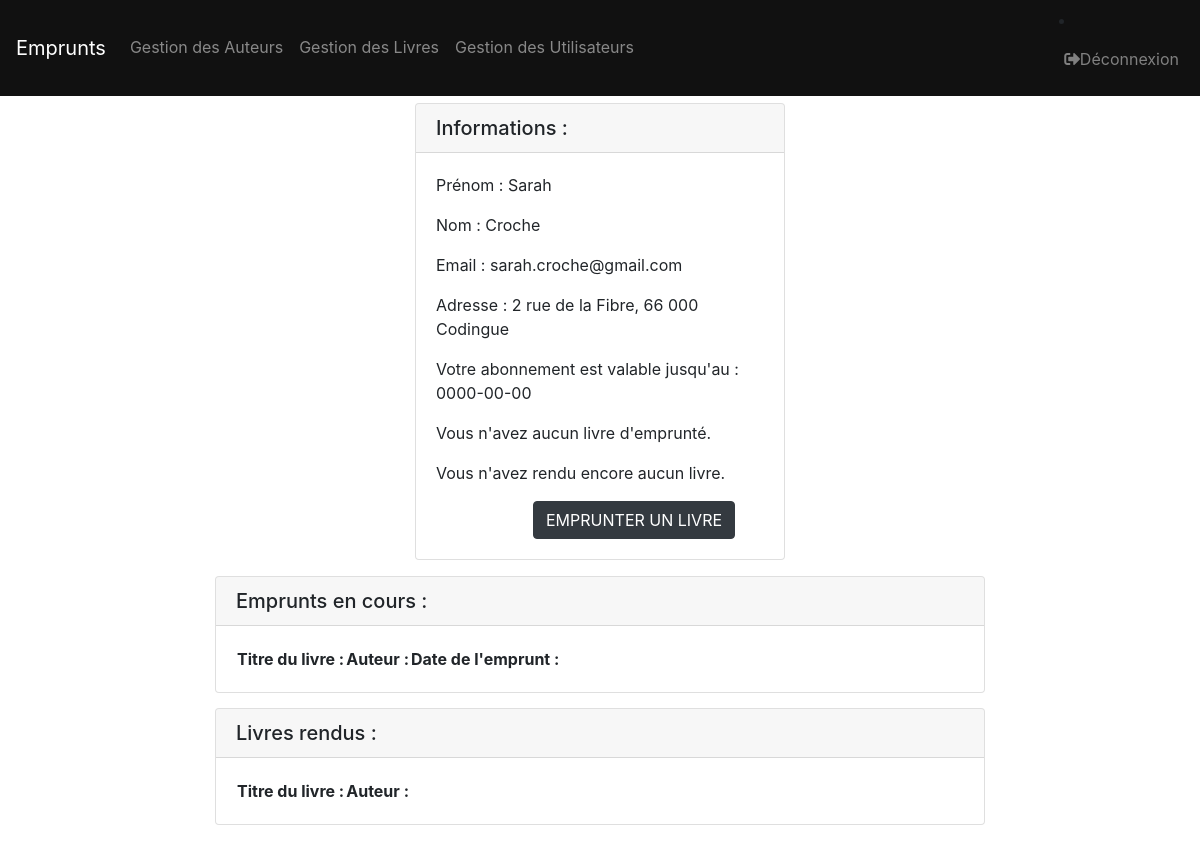
Screenshot of /utilisateurs/infoUtilisateur.php (signed in) with the database file from the repository.
### tables this page shows
CREATE TABLE `utilisateurs` (
  `id` int(10) UNSIGNED NOT NULL,
  `prenom` varchar(255) NOT NULL,
  `nom` varchar(255) NOT NULL,
  `statut` varchar(255) NOT NULL,
  `email` varchar(255) NOT NULL,
  `mdp` varchar(255) NOT NULL,
  `adresse` varchar(255) NOT NULL,
  `date_abonnement` date NOT NULL
);

### utilisateurs/infoUtilisateur.php (the view, shortened to what this page needs)
<?php
    $email = $_SESSION['email'];
    $nom = $_SESSION['nom'];
    $prenom = $_SESSION['prenom'];
    $id = $_SESSION['id'];
    $pdo = new PDO('mysql:host=localhost; dbname=biblio_coding; charset=utf8', 'root', '');
    $pdo->setAttribute(PDO::ATTR_ERRMODE, PDO::ERRMODE_EXCEPTION);
    $queryProfil = $pdo->prepare("SELECT utilisateurs.adresse, utilisateurs.date_abonnement FROM utilisateurs WHERE utilisateurs.id = :id");
    $queryProfil->bindParam(':id', $id, PDO::PARAM_STR);
    $queryProfil->execute();
    if ($queryProfil) {
        $profil = $queryProfil->fetchAll(PDO::FETCH_ASSOC);
    }
    $date = $profil[0]['date_abonnement'];
    $adresse = $profil[0]['adresse'];
    $queryEmprunts = $pdo->prepare("SELECT livres.titre, auteurs.lastname, emprunts.date_emprunt FROM emprunts INNER JOIN livres ON emprunts.id_livre = livres.id INNER JOIN auteurs ON livres.auteur_id = auteurs.id WHERE emprunts.id_utilisateur = :id AND emprunts.rendu = 0");
    $queryEmprunts->bindParam(':id', $id, PDO::PARAM_STR);
    $queryEmprunts->execute();
    if ($queryEmprunts) {
        $emprunts = $queryEmprunts->fetchAll(PDO::FETCH_ASSOC);
    }
    $numberOfEmprunts = count($emprunts);
    $queryRendus = $pdo->prepare("SELECT livres.titre, auteurs.lastname FROM emprunts INNER JOIN livres ON emprunts.id_livre = livres.id INNER JOIN auteurs ON livres.auteur_id = auteurs.id WHERE emprunts.id_utilisateur = :id AND emprunts.rendu = 1");
    $queryRendus->bindParam(':id', $id, PDO::PARAM_STR);
    $queryRendus->execute();
    if ($queryRendus) {
        $rendus = $queryRendus->fetchAll(PDO::FETCH_ASSOC);
    }
    $numberOfRendus = count($rendus);
?>
<!DOCTYPE html>
<html lang="fr">
    <head>
        <link rel="stylesheet" href="https://stackpath.bootstrapcdn.com/bootstrap/4.1.3/css/bootstrap.min.css">
        <link rel="stylesheet" href="../css/styles.css">
    </head>
    <body id="users">
        <div class="col-md-4 offset-md-4">
                <div class="card">
                <h5 class="card-header">Informations :</h5>
                    <div class="card-body">
                        <p class="card-text">Prénom : <?=$prenom?></p>
                        <p class="card-text">Nom : <?=$nom?></p>
                        <p class="card-text">Email : <?=$email?></p>
                        <p class="card-text">Adresse : <?=$adresse?></p>
                        <?php if ($statut = 'abonne'): ?>
                        <p class="card-text">Votre abonnement est valable jusqu'au : <?=$date?></p>
                        <?php else: ?>
                        <p class="card-text">Vous n'êtes actuellement plus abonné.</p>
                        <?php endif ?>
                        <?php if ($numberOfEmprunts > 0): ?>
                        <p class="card-text">Vous avez <?=$numberOfEmprunts?> emprunt(s) en cours.</p>
                        <?php else: ?>
                        <p class="card-text">Vous n'avez aucun livre d'emprunté.</p>
                        <?php endif ?>
                        <?php if ($numberOfRendus > 0): ?>
                        <p class="card-text">Vous avez déjà lu <?=$numberOfRendus?> livre(s) de notre biliothèque !</p>
                        <?php else: ?>
                        <p class="card-text">Vous n'avez rendu encore aucun livre.</p>
                        <?php endif ?>
                        <div class="col-md-4 offset-md-3">
                            <a href='./catalogue/controllers/livresController.php'' role="button"  class="btn btn-dark">EMPRUNTER UN LIVRE</a>
                        </div>
                    </div>
                </div>
            </div>
            <div class="col-md-8 offset-md-2">
                <div class="card">
                    <h5 class="card-header">Emprunts en cours : </h5>
                    <div class="card-body">
                        <table class="table-responsive">
                            <thead>
                                <tr>
                                <th scope="col">Titre du livre :</th>
                                <th scope="col">Auteur :</th>
                                <th scope="col">Date de l'emprunt :</th>
                                </tr>
                            </thead>
                        </table>
                    </div>
                </div>
            </div>
            <div class="col-md-8 offset-md-2">
                <div class="card">
                    <h5 class="card-header">Livres rendus : </h5>
                    <div class="card-body">
                        <table class="table-responsive">
                            <thead>
                                <tr>
                                <th scope="col">Titre du livre :</th>
                                <th scope="col">Auteur :</th>
                                </tr>
                            </thead>
                        </table>
                    </div>
                </div>
            </div>
    </body>
</html>

### css/styles.css (style rules this page uses)
#users { background-image:url("../img/users.jpg"); background-size: cover; background-attachment:fixed; background-repeat:no-repeat; background-position: center; }
.card { margin-top:2%; margin-bottom:2%; }
body { margin: 0 auto; padding: 0; }

### rows the page displays
utilisateurs: adresse "2 rue de la Fibre, 66 000 Codingue", date_abonnement "0000-00-00"

### other values shown
$prenom "Sarah"
$nom "Croche"
$email "sarah.croche@gmail.com"
